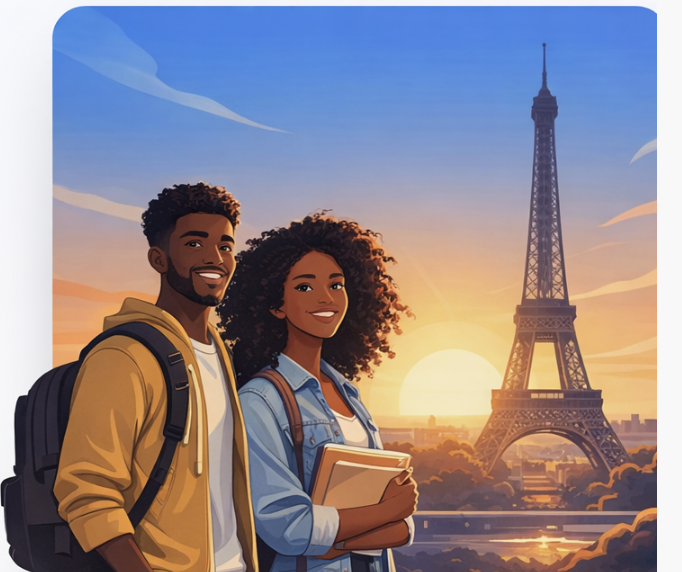
#> input picture src/assets/gdb-illustration.png, 682 x 572 px, found by its file name
$ python optimize_og_image.py
#> lines starting #> are read from the running program, lines starting #| are printed output that depends on the picture
#!/usr/bin/env python3
"""
Script pour optimiser l'image de preview pour les réseaux sociaux.
Redimensionne gdb-illustration.png aux dimensions optimales : 1200x630px
"""

from PIL import Image
import os

# Dimensions recommandées pour Open Graph (Facebook, WhatsApp, LinkedIn)
TARGET_WIDTH = 1200
TARGET_HEIGHT = 630

# Chemins des fichiers
INPUT_PATH = "public/gdb-illustration.png"
OUTPUT_PATH = "public/gdb-illustration.png"
BACKUP_PATH = "public/gdb-illustration-original.png"

def optimize_og_image():
    """
    Redimensionne l'image pour les previews des réseaux sociaux.
    - Ratio 1.91:1 (1200x630px)
    - Conserve l'aspect ratio original en ajoutant un fond bleu
    """

    # Vérifier que le fichier existe
    if not os.path.exists(INPUT_PATH):
        print(f"❌ Erreur : {INPUT_PATH} n'existe pas")
        return

    # Sauvegarder l'original
    print(f"📦 Sauvegarde de l'original vers {BACKUP_PATH}...")
    img = Image.open(INPUT_PATH)
#> img is the input picture: PIL image 682x572 RGBA; mean R, G, B, A 145.2, 136.4, 144.5, 255
    img.save(BACKUP_PATH)
    print(f"✅ Original sauvegardé (dimensions: {img.size[0]}x{img.size[1]}px)")
#| ✅ Original sauvegardé (dimensions: 682x572px)

    # Créer un nouveau canvas avec le fond bleu Guide du Bleu
    print(f"\n🎨 Création du canvas {TARGET_WIDTH}x{TARGET_HEIGHT}px...")
    canvas = Image.new('RGB', (TARGET_WIDTH, TARGET_HEIGHT), color='#2563eb')  # Bleu Guide du Bleu
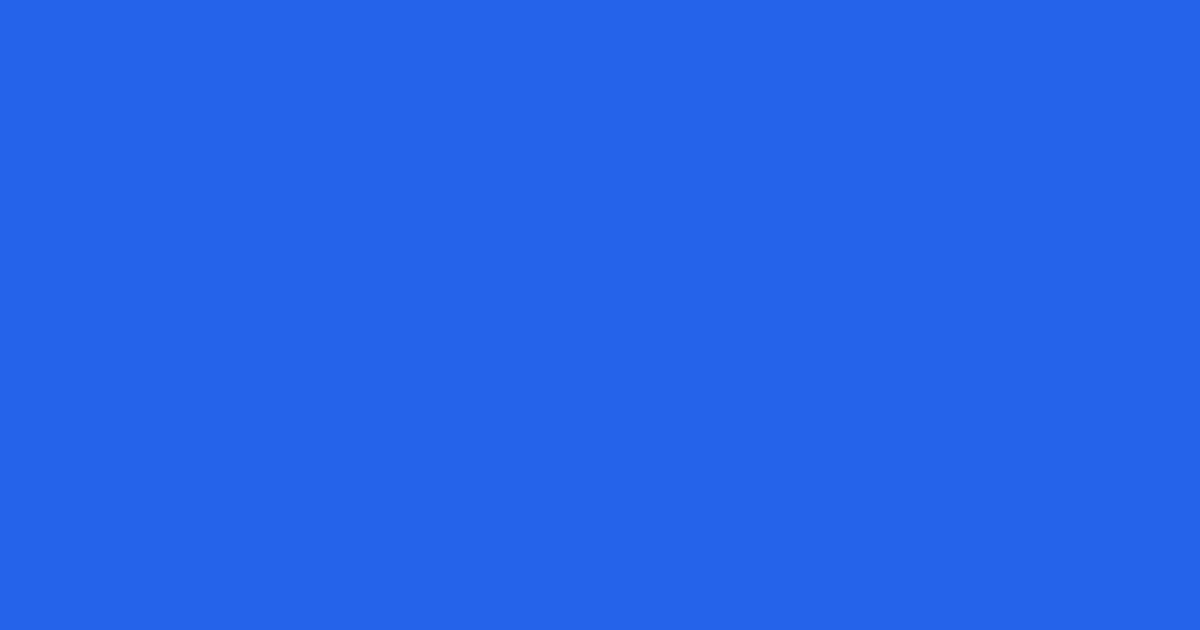
#> canvas: PIL image 1200x630 RGB; mean R, G, B 37, 99, 235

    # Calculer les dimensions pour garder l'aspect ratio
    img_ratio = img.size[0] / img.size[1]
#> img_ratio = 1.19
    target_ratio = TARGET_WIDTH / TARGET_HEIGHT

    if img_ratio > target_ratio:
        # L'image est plus large, on ajuste la largeur
        new_width = TARGET_WIDTH
        new_height = int(TARGET_WIDTH / img_ratio)
    else:
        # L'image est plus haute, on ajuste la hauteur
        new_height = TARGET_HEIGHT
        new_width = int(TARGET_HEIGHT * img_ratio)
#> new_width = 751

    print(f"📐 Redimensionnement à {new_width}x{new_height}px (conserve l'aspect ratio)")
#| 📐 Redimensionnement à 751x630px (conserve l'aspect ratio)
    img_resized = img.resize((new_width, new_height), Image.Resampling.LANCZOS)

    # Convertir en RGB si nécessaire (pour gérer la transparence)
    if img_resized.mode == 'RGBA':
        # Créer un fond blanc pour la transparence
        background = Image.new('RGB', img_resized.size, (255, 255, 255))
#> background: PIL image 751x630 RGB; every value is 255
        background.paste(img_resized, mask=img_resized.split()[3])  # 3 est le canal alpha
        img_resized = background

    # Centrer l'image sur le canvas
    x = (TARGET_WIDTH - new_width) // 2
#> x = 224
    y = (TARGET_HEIGHT - new_height) // 2
    canvas.paste(img_resized, (x, y))
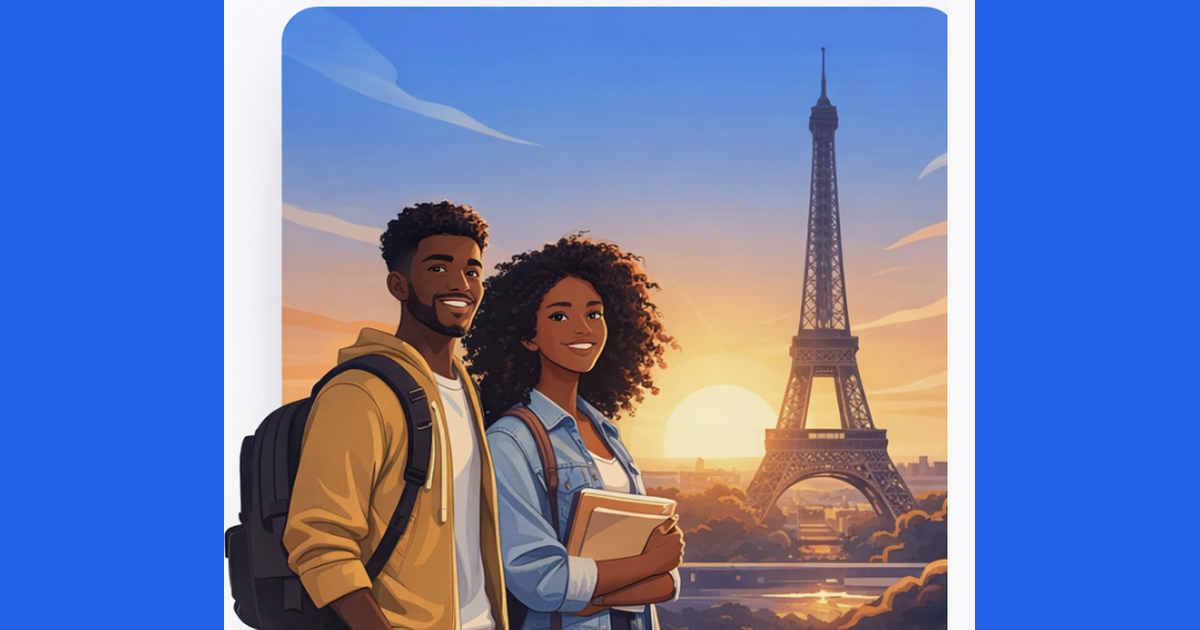
#> canvas: PIL image 1200x630 RGB; mean R, G, B 104.7, 122.4, 178.4

    # Sauvegarder l'image optimisée
    print(f"\n💾 Sauvegarde de l'image optimisée vers {OUTPUT_PATH}...")
    canvas.save(OUTPUT_PATH, 'PNG', optimize=True, quality=95)

    # Vérifier la taille du fichier
    file_size = os.path.getsize(OUTPUT_PATH) / 1024  # En Ko
    print(f"✅ Image optimisée sauvegardée !")
    print(f"   Dimensions: {TARGET_WIDTH}x{TARGET_HEIGHT}px")
    print(f"   Taille: {file_size:.1f} Ko")

    if file_size > 8000:  # 8 Mo
        print(f"⚠️  Attention : L'image est grande ({file_size:.1f} Ko). Facebook/WhatsApp recommandent < 8 Mo")

    print(f"\n🎉 Terminé ! L'image est prête pour WhatsApp, Facebook, LinkedIn, etc.")
    print(f"\n📝 N'oubliez pas de mettre à jour index.html avec les nouvelles dimensions :")
    print(f"   <meta property=\"og:image:width\" content=\"{TARGET_WIDTH}\" />")
    print(f"   <meta property=\"og:image:height\" content=\"{TARGET_HEIGHT}\" />")

if __name__ == "__main__":
    print("🚀 Optimisation de l'image Open Graph pour Guide du Bleu\n")
    print("=" * 60)
    optimize_og_image()
    print("=" * 60)

$ run again, with src/assets/hero-student-france copy.jpg saved as src/assets/gdb-illustration.png
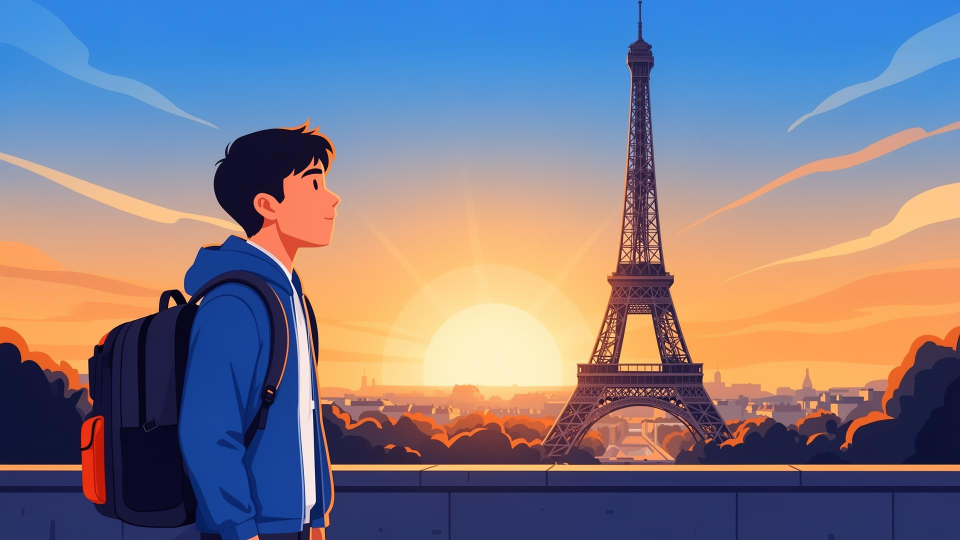
#> input picture src/assets/hero-student-france copy.jpg, 1920 x 1080 px, found by its file name (shown at 1/2 size)
#> in optimize_og_image, img is the input picture: PIL image 1920x1080 RGB; mean R, G, B 127.9, 123.1, 138.2
#| ✅ Original sauvegardé (dimensions: 1920x1080px)
#| 📐 Redimensionnement à 1120x630px (conserve l'aspect ratio)
#> in optimize_og_image, `img_resized = img.resize((new_width, new_height), Image.Resampling.LAN..`:
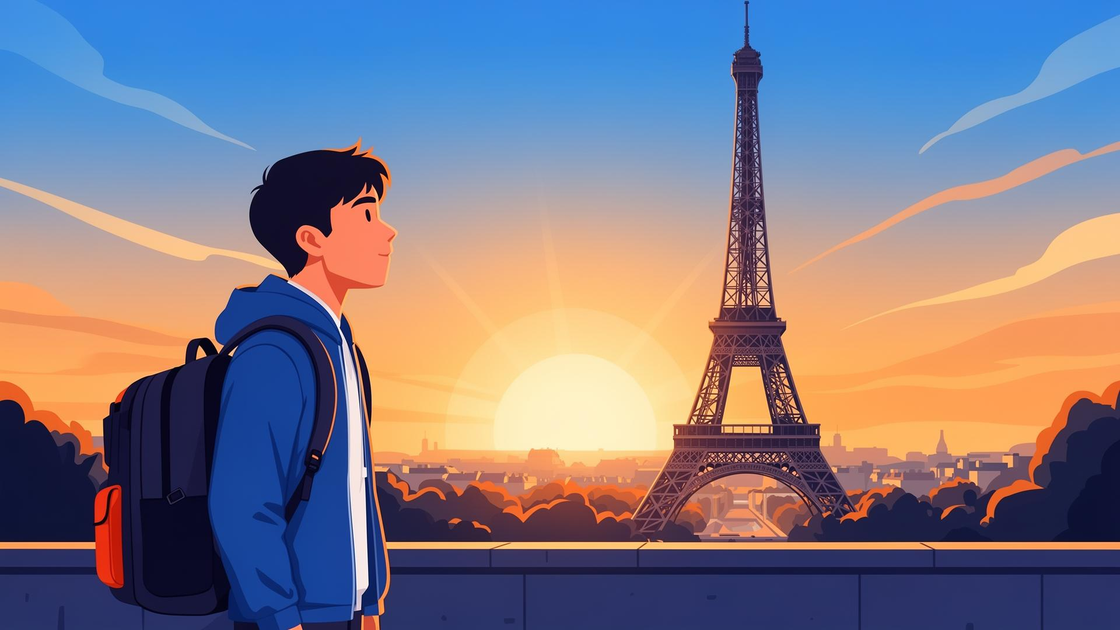
#> img_resized: PIL image 1120x630 RGB; mean R, G, B 127.9, 123.1, 138.2
#> in optimize_og_image, `canvas.paste(img_resized, (x, y))`:
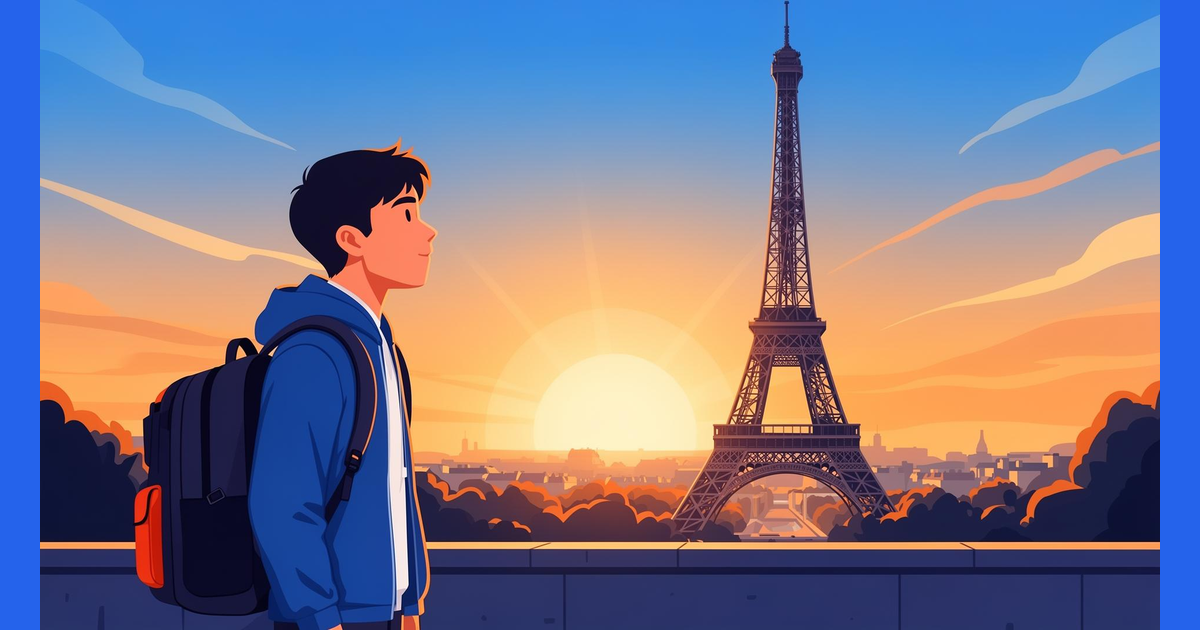
#> canvas: PIL image 1200x630 RGB; mean R, G, B 121.8, 121.5, 144.7
